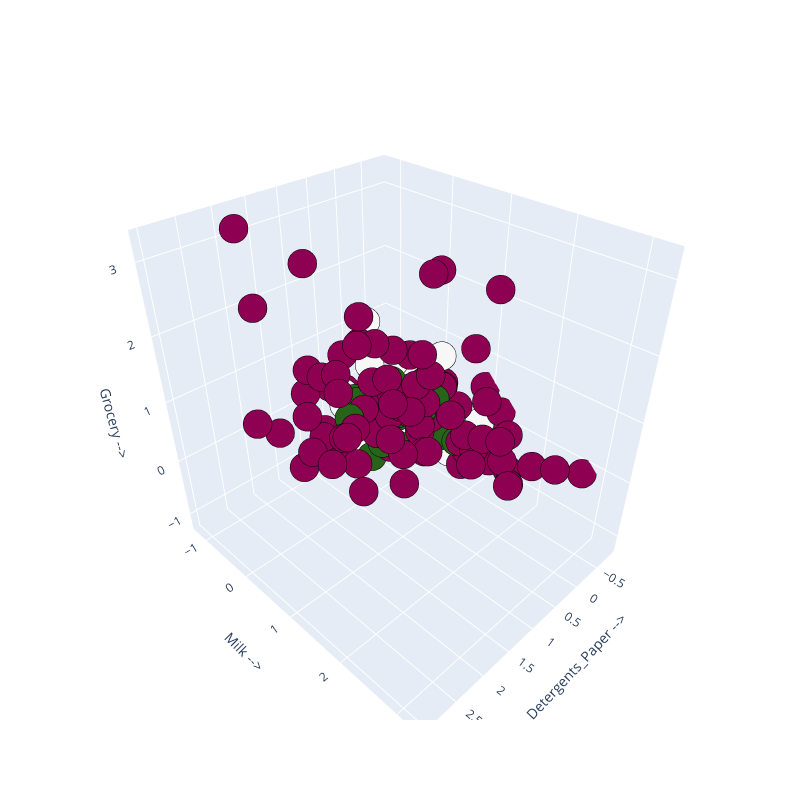

Source (notebook cell):
### Markdown cell above
Count the values in `labels_DBSCAN`.

### Code cell
from sklearn.cluster import DBSCAN 

# Your code here
dbscan = DBSCAN(eps=1.12, min_samples=10)
dbscan_clusters = dbscan.fit_predict(customers_scale)

print(dbscan_clusters)
n_clusters_ = len(set(dbscan_clusters)) - (1 if -1 in dbscan_clusters else 0)
n_noise_ = list(dbscan_clusters).count(-1)

print(f'Estimated number of clusters: {n_clusters_}')
print(f'Estimated number of noise points: {n_noise_}')


plot_3d(customers_scale, 'Detergents_Paper', 'Milk', 'Grocery', dbscan_clusters)

### Figure 1 — Plotly figure (JSON) as saved in the notebook; plotly's stock layout.template omitted (floating-point values rounded to 4 significant figures; data arrays with more than 128 entries replaced by an {"elided": "..."} marker saying what was removed)
{"data": [{"marker": {"color": {"elided": "332 int values"}, "line": {"color": "black", "width": 10}, "size": 10}, "mode": "markers", "type": "scatter3d", "x": {"elided": "332 float values"}, "y": {"elided": "332 float values"}, "z": {"elided": "332 float values"}}], "layout": {"height": 800, "margin": {"l": 0, "r": 0}, "scene": {"xaxis": {"title": {"text": "Detergents_Paper -->"}}, "yaxis": {"title": {"text": "Milk -->"}}, "zaxis": {"title": {"text": "Grocery -->"}}}, "width": 800}}
